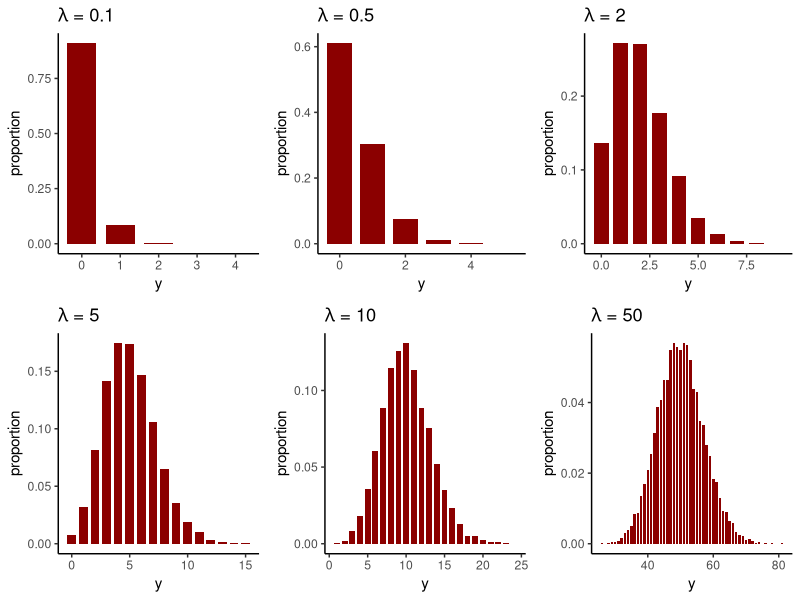
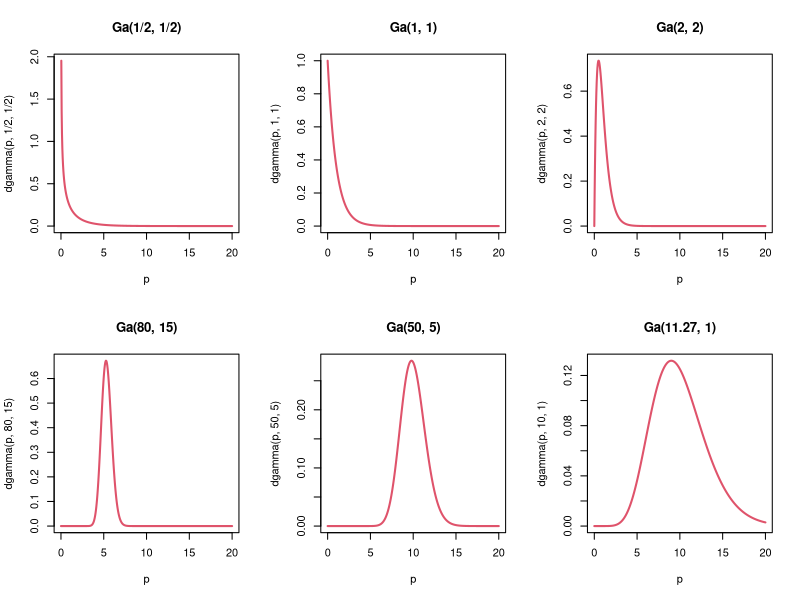

Reproduce these figures in R, in order. (Note: this script raises an error after producing the figures.)
#--------------------------------------------
# Poisson (likelihood) - Gamma (prior) models 
# in R
#--------------------------------------------

# 1. Histogram of Poisson distributed observations

library(tidyverse)
set.seed(2023)
s1 <- data.frame('data' = rpois(n = 10000, lambda = 1/10))
s2 <- data.frame('data' = rpois(n = 10000, lambda = 1/2))
s3 <- data.frame('data' = rpois(n = 10000, lambda = 2))
s4 <- data.frame('data' = rpois(n = 10000, lambda = 5))
s5 <- data.frame('data' = rpois(n = 10000, lambda = 10))
s6 <- data.frame('data' = rpois(n = 10000, lambda = 50))

p1 <- s1 %>% ggplot() +
  geom_bar(aes(x = data, y = stat(count / sum(count))), width = 0.75,
           fill = 'darkred') +
  labs(x = 'y', y = 'proportion', title = lambda~ '= 0.1') + theme_classic()
p2 <- s2 %>% ggplot() +
  geom_bar(aes(x = data, y = stat(count / sum(count))), width = 0.75,
           fill = 'darkred') +
  labs(x = 'y', y = 'proportion', title = lambda~ '= 0.5')  + theme_classic()
p3 <- s3 %>% ggplot() +
  geom_bar(aes(x = data, y = stat(count / sum(count))), width = 0.75,
           fill = 'darkred') +
  labs(x = 'y', y = 'proportion', title = lambda~ '= 2') + theme_classic()
p4 <- s4 %>% ggplot() +
  geom_bar(aes(x = data, y = stat(count / sum(count))), width = 0.75,
           fill = 'darkred') +
  labs(x = 'y', y = 'proportion', title = lambda~ '= 5') + theme_classic()
p5 <- s5 %>% ggplot() +
  geom_bar(aes(x = data, y = stat(count / sum(count))), width = 0.75,
           fill = 'darkred') +
  labs(x = 'y', y = 'proportion', title = lambda~ '= 10')  + theme_classic()
p6 <- s6 %>% ggplot() +
  geom_bar(aes(x = data, y = stat(count / sum(count))), width = 0.75,
           fill = 'darkred') +
  labs(x = 'y', y = 'proportion', title = lambda~ '= 50') + theme_classic()

library(gridExtra)

grid.arrange(p1, p2, p3, p4, p5, p6, nrow = 2)


# 2. Density plots of examples of Gamma family

par(mfrow = c(2,3))
p = seq(0, 20, length = 500)
plot(p, dgamma(p, 1/2, 1/2), col = 2, lwd = 2, main = 'Ga(1/2, 1/2)', type = 'l')
plot(p, dgamma(p, 1, 1), col = 2, lwd = 2, main = 'Ga(1, 1)', type = 'l')
plot(p, dgamma(p, 2, 2), col = 2, lwd = 2, main = 'Ga(2, 2)', type = 'l')
plot(p, dgamma(p, 80, 15), col = 2, lwd = 2, main = 'Ga(80, 15)', type = 'l')
plot(p, dgamma(p, 50, 5), col = 2, lwd = 2, main = 'Ga(50, 5)', type = 'l')
plot(p, dgamma(p, 10, 1), col = 2, lwd = 2, main = 'Ga(11.27, 1)', type = 'l')

# 3. Density plots of posteriors

# data
n = 20; lambda1 = 1 # Poisson likelihood parameters
lambda <- seq(0,10,length=1000)

# priors
alpha1 = 2; beta1 = 2
prior1 = lambda^(alpha1 - 1) * exp(- lambda * beta1) ; prior1 = prior1 / sum(prior1)

# likelihood
likelihood1 = dpois(lambda1, lambda)

# posterior
lp1 = likelihood1 * prior1 ; posterior1 = lp1 / sum(lp1)
set.seed(2023)
data1 = rpois(n = n, lambda = lambda1)

# save a copy of entire dataset, training and testing datasets in .csv
write.csv(data1, 
          "C:/Users/julia/OneDrive/Desktop/github/3. PoissonGamma/Poisson_data.csv",
          row.names = FALSE)

# posterior mean and parameters
meandata1 = mean(data1) # [1] 0.85
alpha_posterior = round(alpha1 + n*mean(data1), 2) # 19
beta_posterior = n + beta1 # 22

# plots
ylim = c(0, max(c(prior1, posterior1, likelihood1 / sum(likelihood1))))
xlim = range(lambda)
plot(lambda, prior1, type='l', xlim=xlim, ylim=ylim, col="darkred", xlab='lambda', ylab='', yaxt='n',
     main = 'Posterior distribution in blue - Ga(19, 22)')
par(new=T) 
plot(lambda, likelihood1/sum(likelihood1), type='l', xlim=xlim, ylim=ylim, col="black", xlab='', ylab='', yaxt='n')
par(new=T)
plot(lambda, posterior1, type='l', xlim=xlim, ylim=ylim, col="blue", xlab='', ylab='', yaxt='n')
legend("topright", c("Ga(2,2) prior", "Example of a scaled likelihood P(1)", "Ga(19,22) posterior"), lty=1, col=c("darkred", "black", "blue"))

# ggplot

# priors
alpha1 = 2; beta1 = 2
lambda <- seq(0,10,length=1000)
prior1 = lambda^(alpha1 - 1) * exp(- lambda * beta1) ; prior1 = prior1 / sum(prior1)

# data
n = 20; lambda1 = 1 # Poisson likelihood parameters

# likelihood
likelihood1 = dpois(lambda1, lambda)

# posterior
lp1 = likelihood1 * prior1 ; posterior1 = lp1 / sum(lp1)

set.seed(2023)
data1 = rpois(n = n, lambda = lambda1)
meandata1 = mean(data1) # [1] 0.85
alpha_posterior = round(alpha1 + n*mean(data1), 2) # 19
beta_posterior = n + beta1 # 22

# dataframe
data_frame <- data.frame('lambda' = lambda, 'prior' = prior1, 'likelihood' = likelihood1, 'posterior' = posterior1)

ggplot(data=data_frame) +
  geom_line(aes(x = lambda, y = prior1, color = 'Ga(2,2) prior'), lwd = 1.2) +
  geom_line(aes(x = lambda, y = likelihood1/sum(likelihood1), 
                color = 'Scaled likelihood P(1)'), lwd = 1.2) +
  geom_line(aes(x = lambda, y = posterior1, color = 'Ga(19,22) posterior'), lwd = 1.2) +
  xlim(0, 10) + ylim(0, max(c(prior1, posterior1, likelihood1 / sum(likelihood1)))) +
  scale_color_manual(name = "Distributions", values = c("Ga(2,2) prior" = "darkdarkred", 
                                                        "Scaled likelihood P(1)" = "black",
                                                        'Ga(19,22) posterior' = 'darkblue')) +
  labs(title = 'Posterior distribution in blue - Ga(19, 22)',
       subtitle = 'Working example data',
       y="density", x="lambda") +
  theme(axis.text=element_text(size=8),
        axis.title=element_text(size=8),
        plot.subtitle=element_text(size=10, face="italic", color="darkdarkred"),
        panel.background = element_rect(fill = "white", colour = "grey50"),
        panel.grid.major = element_line(colour = "grey90"))

# Posterior mean, posterior variance and 95% Cdarkredible Interval including the sample median
set.seed(2023)
data1 = rpois(n = n, lambda = lambda1)
alpha_posterior = round(alpha1 + n*mean(data1), 2) # 19
beta_posterior = n + beta1 # 22

pmean = alpha_posterior / beta_posterior
pmean
# [1] 0.8636364

pvariance = alpha_posterior / beta_posterior^2
pvariance
# [1] 0.0392562

# 95% Cdarkredible Interval obtained by direct sampling (simulation)
set.seed(2023)
round(quantile(rgamma(n = 10^8, alpha_posterior, beta_posterior), probs = c(0.025, 0.5, 0.975)),4)
#   2.5%    50%  97.5% 
# 0.5200 0.8486 1.2931 

# Posterior mean obtained from direct sampling
set.seed(2023)
mean(rgamma(n = 10^8, alpha_posterior, beta_posterior))
# [1] 0.8928863

# Jeffrey's prior
lambda <- seq(0,10,length=1000)
density <- dgamma(lambda, shape = 1/2, scale = 0)

# dataframe <- data.frame()
data_frame <- data.frame(density, lambda)

# plot of the Jeffreys prior Gamma(1/2, 0)
ggplot(data=data_frame,aes(x=lambda))+
  stat_function(fun=dgamma, args=list(shape=1/2, scale=0.01), 
                colour = "darkdarkred", linetype = "solid", lwd = 1.2) +
  stat_function(fun=dgamma, linetype="dashed", args=list(shape=1/2, scale=1/2),
                colour = "black", linetype = "dashed", lwd = 1.2) +
  xlim(0, 1) + ylim(0, 5) +
  labs(title = 'Jeffreys Gamma prior',
       subtitle = 'in darkred Gamma(1/2, 0.01) because Gamma(1/2, 0) is impossible to plot. Gamma(1/2, 1/2) prior in dashed black',
       y="density", x="lambda") +
  theme(axis.text=element_text(size=8),
        axis.title=element_text(size=8),
        plot.subtitle=element_text(size=10, face="italic", color="darkdarkred"),
        panel.background = element_rect(fill = "white", colour = "grey50"),
        panel.grid.major = element_line(colour = "grey90"))

# Posterior mean, posterior variance and 95% Cdarkredible Interval including the sample median, with prior Ga(1/2, 1/2)
set.seed(2023)
data1 = rpois(n = n, lambda = lambda1)
alpha_posterior = round(alpha1 + n*mean(data1), 2) # 17.5
beta_posterior = n + beta1 # 20.5

pmean = alpha_posterior / beta_posterior
pmean
# [1] 0.8536585

pvariance = alpha_posterior / beta_posterior^2
pvariance
# [1] 0.04164188

# 95% Cdarkredible Interval obtained by direct sampling (simulation)
set.seed(2023)
round(quantile(rgamma(n = 10^8, alpha_posterior, beta_posterior), probs = c(0.025, 0.5, 0.975)),4)
#   2.5%    50%  97.5% 
# 0.5200 0.8486 1.2931 

# Posterior mean obtained from direct sampling
set.seed(2023)
mean(rgamma(n = 10^8, alpha_posterior, beta_posterior))
# [1] 0.8928863

#-----------------------------------------
# Multi-stage Poisson-Gamma Gibbs sampling
# in R
# Robert & Casella, 10.17
#-----------------------------------------

library(tidyverse) 
library(xtable)

setwd("path")

# write the data and export in LaTeX table 
dataset = data.frame('Pump' = 1:10,
                     'Failures' = c(5,1,5,14,3,19,1,1,4,22),
                     'Time' = c(94.32, 15.72, 62.88, 125.76, 5.24, 31.44, 1.05, 1.05, 2.10, 10.48))
print(xtable(dataset, type = "latex"), file = "PGMSGS_tables.tex")

# 1 Gibbs sampler function and draws from the posterior
Gibbs_sampler_PG <- function(nsim, beta, alpha, gamma, delta, y, t, burnin) {
  
  X = matrix(0, nrow = nsim, ncol = length(y)+1) # empty matrix to record the simulated values
  X[1,1] = beta  # beta prior parameter
  X[1,c(2:(length(y)+1))] = rgamma(length(y), y + alpha, t + X[1,1]) # initial lambda
  
  for(i in 2:nsim) {
    
    X[i,c(2:(length(y)+1))] = rgamma(length(y), y + alpha, t + X[i-1,1]) # update lambda
    X[i,1] = rgamma(1, length(y) * alpha + gamma, delta + sum(X[i-1,c(2:(length(y)+1))])) # update beta
  }
  
  b <- burnin + 1 # record the burn in period (observations to be discarded)
  x <- X[b:nsim, ] 
  
  return(list('lambda' = as.numeric(x[,c(2:(length(y)+1))]), 'beta' = x[,1] ))
}

# posterior
set.seed(2023)
posterior <- Gibbs_sampler_PG(nsim = 10000, beta = 1, alpha = 1.8, gamma = 0.01,
                              delta = 1, y = dataset[,2], t = dataset[,3], burnin = 1000)

# 2. posterior quantities
mean_lambda = mean(posterior$lambda)
mean_beta = mean(posterior$beta)
sd_lambda = sd(posterior$lambda)
sd_beta = sd(posterior$beta)
df1 <- matrix(c(mean_lambda, mean_beta, sd_lambda, sd_beta), byrow = TRUE, ncol =2)
colnames(df1) = c('lambda', 'beta')
rownames(df1) = c('post mean', 'post sd')

quantiles_lambda = quantile(posterior$lambda, probs = c(0.025, 0.5, 0.975))
quantiles_beta = quantile(posterior$beta, probs = c(0.025, 0.5, 0.975))
df2 <- matrix(c(quantiles_lambda, quantiles_beta), byrow = FALSE, ncol =2)
colnames(df2) = c('lambda', 'beta')
rownames(df2) = c('2.5%', '50%', '97.5%')

post <- rbind(df1, df2)
print(xtable(post, type = "latex", digits=4), file = "tables.tex")

# 3. plot
p1 <- ggplot(data.frame('x' = matrix(posterior$lambda, ncol = 1)), aes(x = x)) +
  geom_histogram( color = 'black', fill = 'darkred', binwidth = 0.1, aes(y = ..density..)) +
  geom_density(color = 'black', lwd = 1.4) +
  labs(title = 'Histogram of posterior distribution of lambda parameter',
       y="count", x="lambda") +
  theme(axis.text=element_text(size=8),
        axis.title=element_text(size=8),
        plot.subtitle=element_text(size=10, face="italic", color="darkred"),
        panel.background = element_rect(fill = "white", colour = "grey50"),
        panel.grid.major = element_line(colour = "grey90"))

p2 <- ggplot(data.frame('x' = matrix(posterior$beta, ncol = 1)), aes(x = x)) +
  geom_histogram( color = 'black', fill = 'darkred', binwidth = 0.1, aes(y = ..density..)) +
  geom_density(color = 'black', lwd = 1.4) +
  labs(title = 'Histogram of posterior distribution of beta hyperparameter',
       y="count", x="beta") +
  theme(axis.text=element_text(size=8),
        axis.title=element_text(size=8),
        plot.subtitle=element_text(size=10, face="italic", color="darkred"),
        panel.background = element_rect(fill = "white", colour = "grey50"),
        panel.grid.major = element_line(colour = "grey90"))

grid.arrange(p1, p2, nrow = 1)

#----
# end
#----


